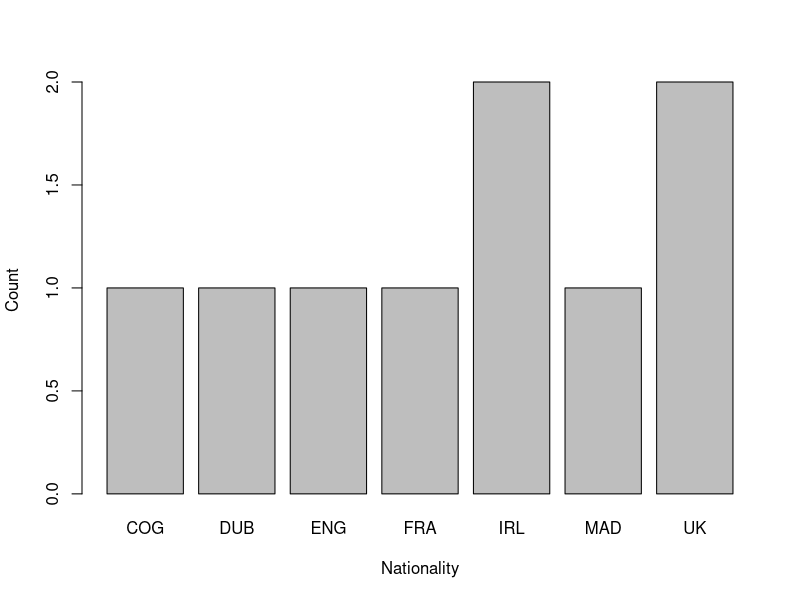
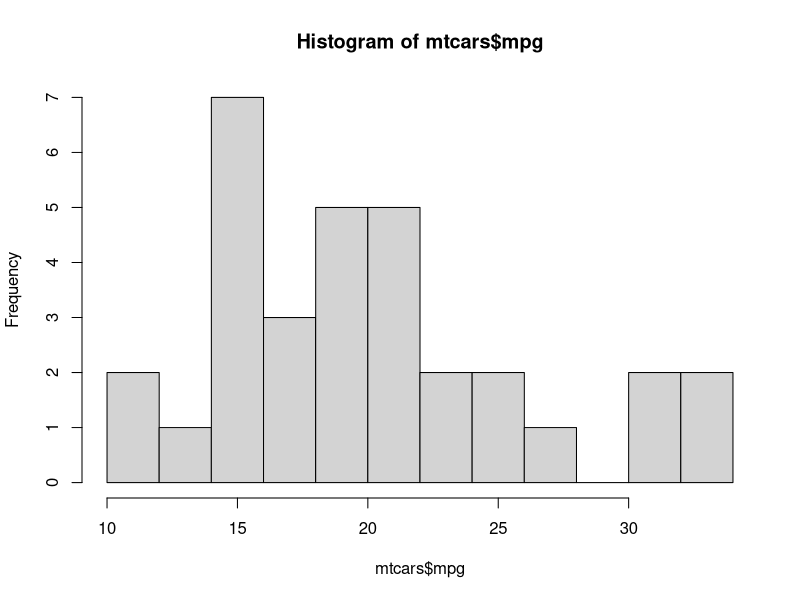
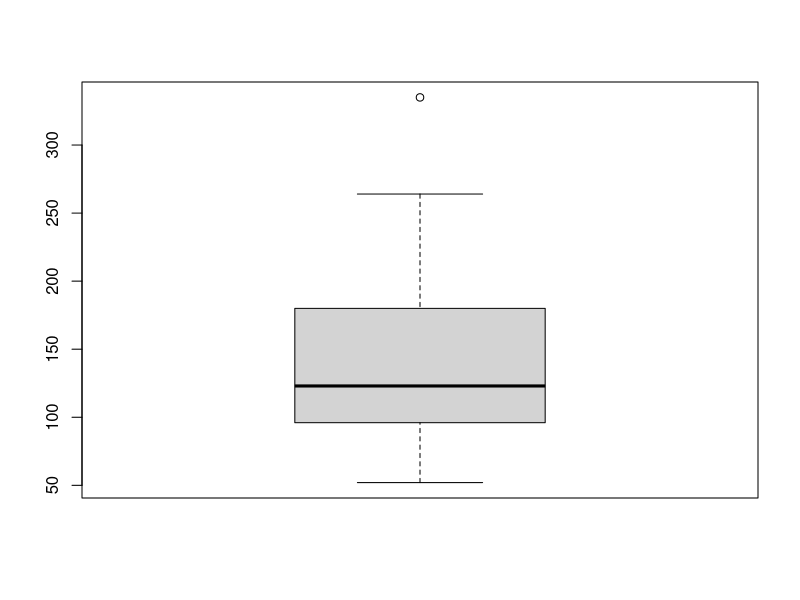
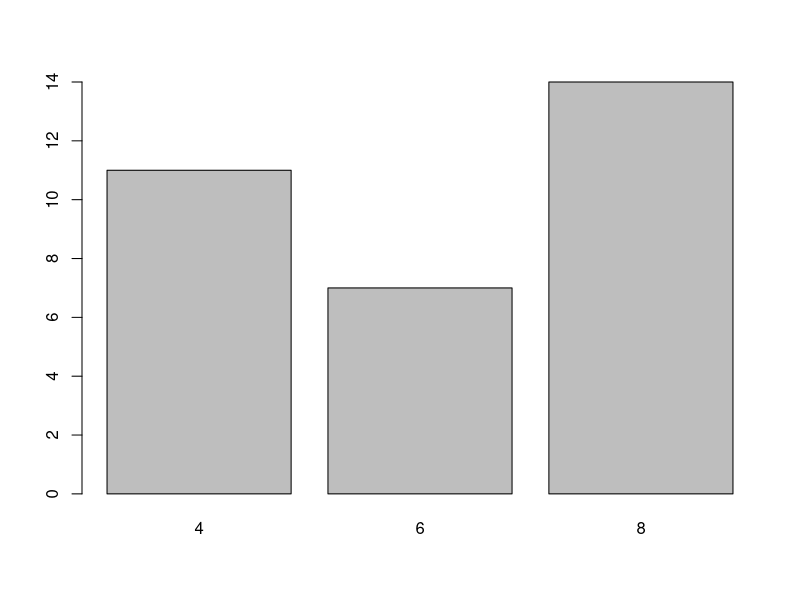
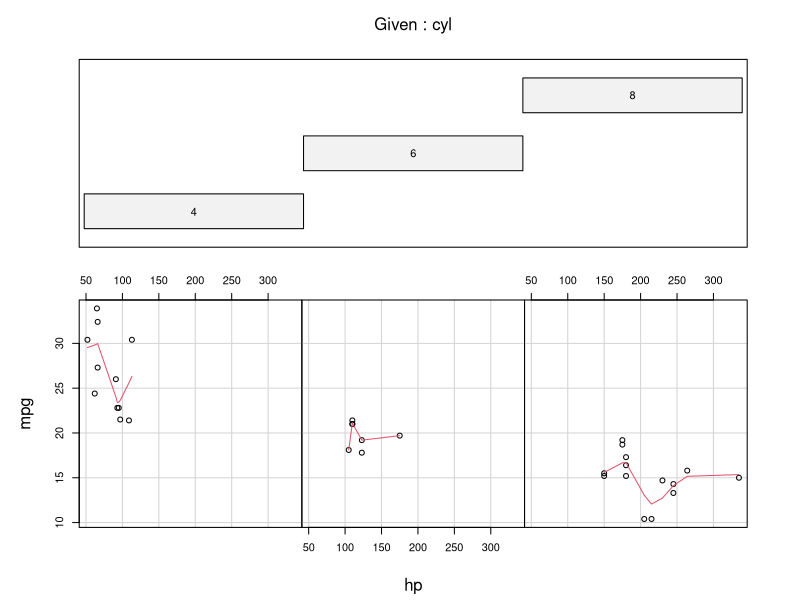
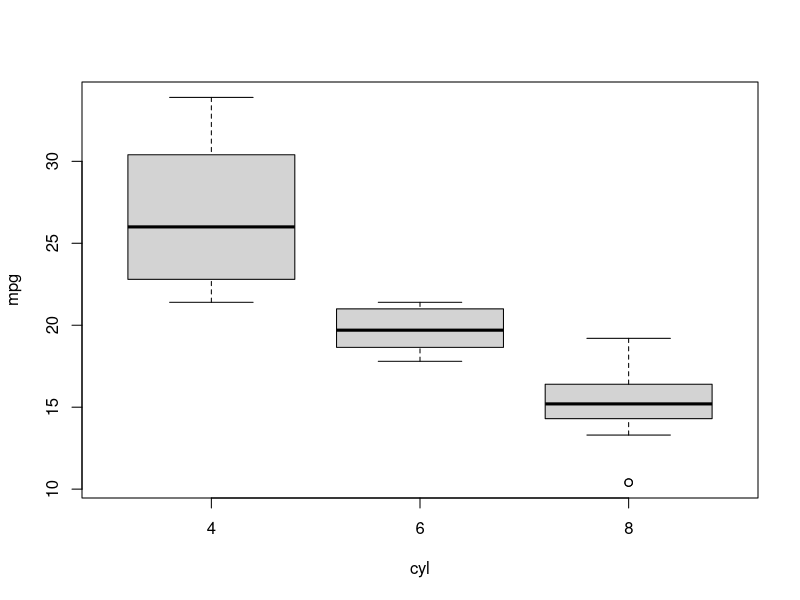
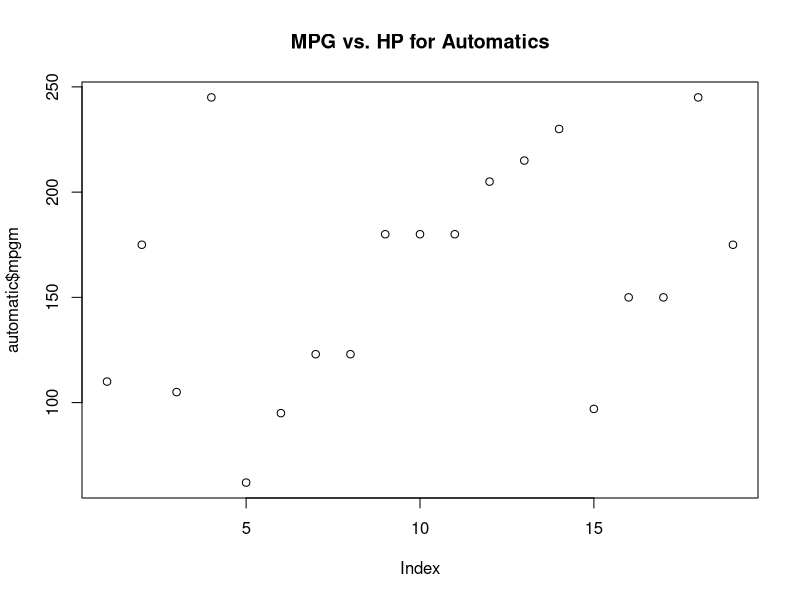
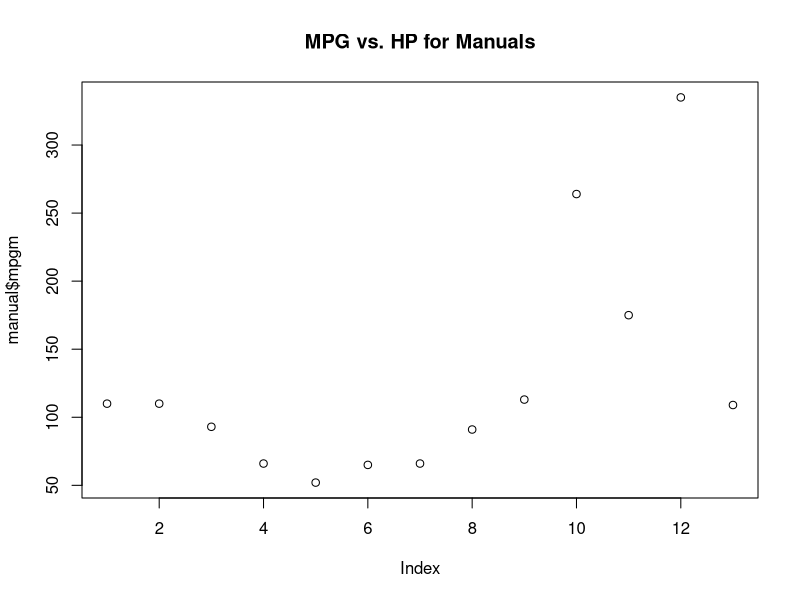

Reproduce these figures in R, in order.
x <- c(1:3, 7, 8:10)
attributes(x)
class(x)

z <- 0:9
class(z)

digits = as.character(z)
class(digits)

d = as.integer(digits)
class(d)

name = c("Amy", "Bill", "Carl")
DAD = c(80, 65, 50)
BDA = c(70, 50, 80)

gender = as.factor(c("F", "M", "M"))
nationality = as.factor(c("IRL", "UK", "IRL"))
age = c(20, 21, 22)

student.df = data.frame(name, age, gender, nationality, DAD, BDA)
attributes(student.df)

print(student.df)
str(student.df)
summary(student.df)

student.df['gender']
student.df$gender
student.df$gender[2]

mean(student.df$BDA)

student.df$average = (student.df$BDA + student.df$DAD)/2
student.df
str(student.df)

student.df$name = as.character(student.df$name)
student.df = rbind(student.df, c("Dennis", 23, "M", "UK", 55, 70))

student.df$nationality = as.character(student.df$nationality)

student.df = rbind(student.df, c("Jack", 24, "F", "FRA", 44, 65))
student.df = rbind(student.df, c("Jackson", 26, "M", "DUB", 14, 64))
student.df = rbind(student.df, c("Sandra", 24, "F", "MAD", 44, 65))
student.df = rbind(student.df, c("Goose", 24, "M", "ENG", 44, 65))
student.df = rbind(student.df, c("Michael", 150, "F", "COG", 34, 55))

student.df$nationality = as.factor(student.df$nationality)

levels(student.df$nationality)
student.df$DAD = as.numeric(student.df$DAD)
student.df$BDA = as.numeric(student.df$BDA)

averages <- tapply(student.df$BDA, student.df$nationality, mean)
averages

table(student.df$nationality)

barplot(table(student.df$nationality), xlab="Nationality", ylab="Count")

mins = c(min(student.df$BDA), min(student.df$DAD))
means = c(mean(student.df$BDA), mean(student.df$DAD))
maxs = c(max(student.df$BDA), max(student.df$DAD))
sds = c(sd(student.df$BDA), sd(student.df$DAD))

results = data.frame(mins, means, maxs, sds)
results

##############################################

data(mtcars)
str(mtcars)
summary(mtcars)
?mtcars
mtcars$cyl = as.factor(mtcars$cyl)
mtcars$am = factor(mtcars$am, labels=c("Automatic", "Manual"), levels=c(0,1))
str(mtcars)
summary(mtcars)

hist(mtcars$mpg, breaks=10)
boxplot(mtcars$hp)
barplot(table(mtcars$cyl))
coplot(mpg ~ hp | cyl, data = mtcars, panel = panel.smooth, rows = 1)

##############################################
#Excercises

table(mtcars$am)
maxWeight = max(mtcars$wt)
maxWeight
(mtcars[mtcars$wt>=maxWeight, ])

minQsec = min(mtcars$qsec)
(mtcars[mtcars$qsec==minQsec, ])

(meanMPG = tapply(mtcars$mpg, mtcars$am, mean))

meanHp = mean(mtcars$hp)
aboveMeanHP = mtcars[mtcars$hp > meanHp, ]
dim(aboveMeanHP)

moreThanSix = aboveMeanHP[aboveMeanHP$cyl == 6, ]
dim(moreThanSix)

automatics = moreThanSix[moreThanSix$am == 'Automatic', ]
dim(automatics)

boxplot(mpg ~ cyl, data=mtcars)

mysample = mtcars[sample(1:nrow(mtcars), nrow(mtcars)/2, replace=FALSE), ]
automatic = mtcars[mtcars$am == "Automatic",]
manual = mtcars[mtcars$am != "Automatic",]

plot(automatic$hp, automatic$mpgm, main = "MPG vs. HP for Automatics")
plot(manual$hp, manual$mpgm, main = "MPG vs. HP for Manuals")

lmAutomatic = lm(mpg ~ hp, automatic)
plot(automatic$hp, automatic$mpg, main="MPG vs. HP for Automatics")
abline(lmAutomatic)

lmManual = lm(mpg ~ hp, manual)
plot(manual$hp, manual$mpg, main="MPG vs. HP for Manuals")
abline(lmManual)
